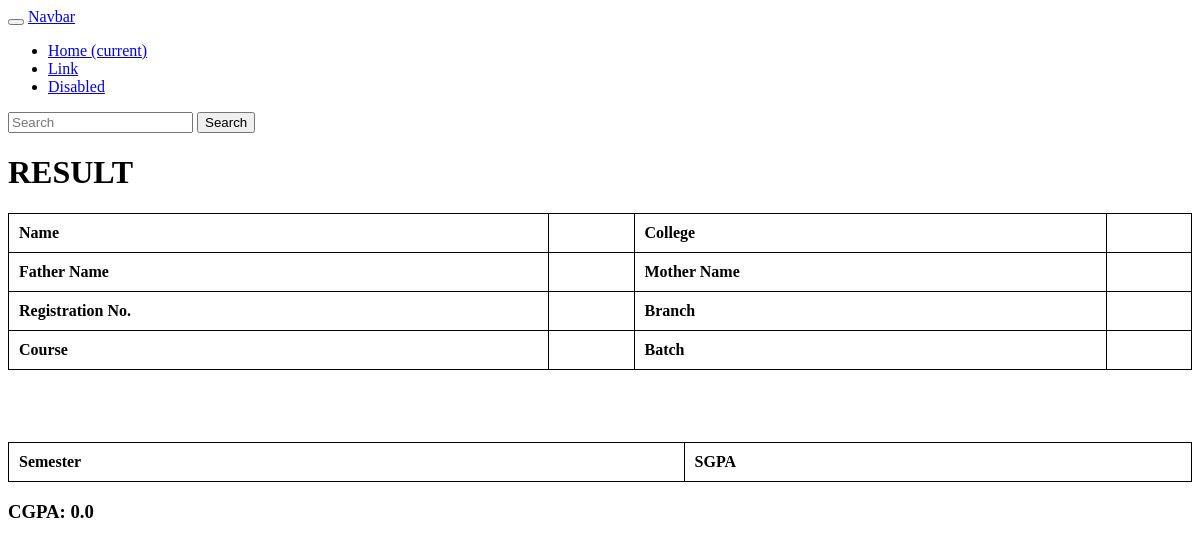
Before: /result/2 with the older database file.
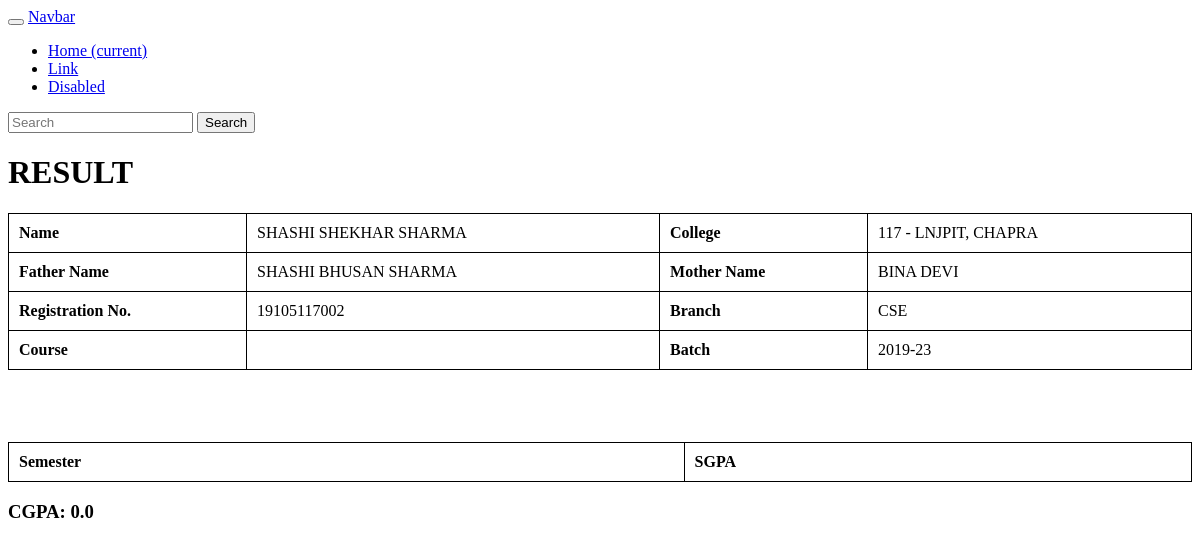
After: the same page with the newer database file.
### result/models.py (models this page shows, shortened)
class Student(models.Model):
    id = models.AutoField
    name = models.CharField(max_length=50)
    father_name = models.CharField(max_length=50)
    mother_name = models.CharField(max_length=50)
    degree = models.CharField(max_length=50)
    college = models.CharField(max_length=50)
    registration = models.IntegerField()
    branch = models.CharField(max_length=50)
    batch = models.CharField(max_length=50)

### result/views.py (the view)
# urls.py: path("<int:student_id>", views.student_results, name='student_results')
def student_results(request, student_id):
    student = Student.objects.filter(id=student_id).first()
    sgpa_list = calcualte_sgpa(student)
    cgpa = calcualte_cgpa(sgpa_list)
    print(sgpa_list)
    params = {"stud": student, "sgpa":  sgpa_list, "cgpa": cgpa}
    return render(request, "result/index.html", params)

### result/views.py (called while the page is built)
def calcualte_sgpa(student):
    student_marks = StudentMarks.objects.filter(course__student=student).all()
    sgpa_marks_map = dict()
    for marks in student_marks:
        sem_marks = sgpa_marks_map.get(marks.course.semester, {"total_marks" : 0, "got_marks": 0})
        sem_marks['total_marks'] += marks.course.subject.full_marks
        sem_marks['got_marks'] += marks.marks
        sgpa_marks_map[marks.course.semester] = sem_marks
    sgpa_map = dict()
    for k,v in sgpa_marks_map.items():
        if v['total_marks'] > 0:
            sgpa_map[k] = 10.0 * v['got_marks']/v['total_marks']
    sgpa_list = list()
    for k, v in sgpa_map.items():
        sgpa_list.append({"semester": k, "sgpa": v})
    sgpa_list.sort(key = lambda x: x['semester'].year)
    return sgpa_list

def calcualte_cgpa(sgpa_list):
    cgpa = 0.0
    if sgpa_list:
        total = sum(item['sgpa'] for item in sgpa_list)
        cgpa = total/len(sgpa_list)
    cgpa = round(cgpa, 2)
    return cgpa

### result/templates/result/index.html (shortened to what this page needs)
<!DOCTYPE html>
<html lang="en">
<head>
</head>
<body>
<nav class="navbar navbar-dark bg-dark">
  <button class="navbar-toggler" type="button" data-toggle="collapse" data-target="#navbarTogglerDemo03" aria-controls="navbarTogglerDemo03" aria-expanded="false" aria-label="Toggle navigation">
  </button>
  <a class="navbar-brand" href="#">Navbar</a>
  <div class="collapse navbar-collapse" id="navbarTogglerDemo03">
    <ul class="navbar-nav mr-auto mt-2 mt-lg-0">
      <li class="nav-item active">
        <a class="nav-link" href="#">Home <span class="sr-only">(current)</span></a>
      </li>
      <li class="nav-item">
        <a class="nav-link" href="#">Link</a>
      </li>
      <li class="nav-item">
        <a class="nav-link disabled" href="#">Disabled</a>
      </li>
    </ul>
    <form class="form-inline my-2 my-lg-0">
      <input class="form-control mr-sm-2" type="search" placeholder="Search" aria-label="Search">
      <button class="btn btn-outline-success my-2 my-sm-0" type="submit">Search</button>
    </form>
  </div>
</nav>
    <h1>RESULT</h1>
    <table style="width:100%">
        <tr>
            <th>Name</th>
            <td>{{stud.name}}</td>
            <th>College </th>
            <td>{{stud.college}}</td>
        </tr>
        <tr>
            <th>Father Name</th>
            <td>{{stud.father_name}}</td>
            <th>Mother Name</th>
            <td>{{stud.mother_name}}</td>
        </tr>
        <tr>
            <th>Registration No.</th>
            <td>{{stud.registration}}</td>
            <th>Branch</th>
            <td>{{stud.branch}}</td>
        </tr>
        <tr>
            <th>Course</th>
            <td>{{stud.degree}}</td>
            <th>Batch</th>
            <td>{{stud.batch}}</td>
        </tr>
    </table>
<br>
<br>
<br>
<br>
<table style="width:100%">
    <tr>
        <th>Semester</th>
        <th>SGPA</th>
    </tr>
</table>
<h3>CGPA: {{cgpa}}</h3>
</body>
</html>

### result/templates/result/index.html (style rules this page uses)
table,th,tr,td { border:1px solid black; border-collapse:collapse; }
th,td { padding:10px }
th { text-align:left; }

Changed rows visible on the page:
added Student: name "SHASHI SHEKHAR SHARMA", college "117 - LNJPIT, CHAPRA", father_name "SHASHI BHUSAN SHARMA", mother_name "BINA DEVI", registration "19105117002", branch "CSE", batch "2019-23"
